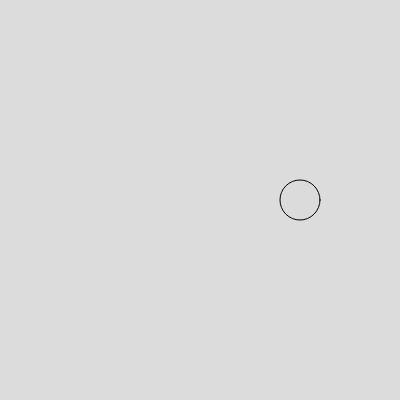
Frame 1 (no input)
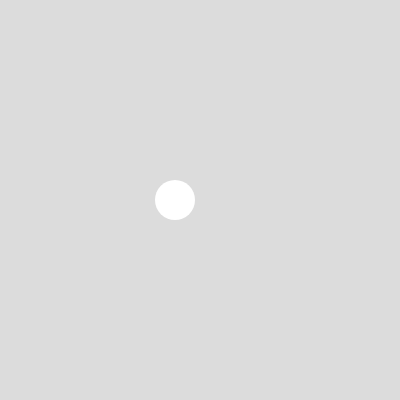
Frame 60 (no input)
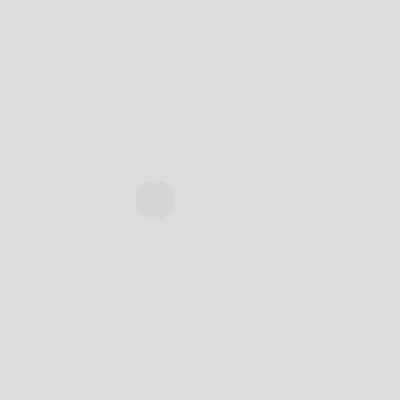
Frame 120 (the mouse pressed at the canvas centre since frame 60)

The p5.js sketch that drew these frames (run headless with seeded random() and noise() and a simulated clock; from frame 60 on, the mouse is pressed at the canvas centre):

// p5.js sketch
// ── sketch.js
// https://editor.p5js.org/jht9629-nyu/sketches/Q0EU9wHN1
// less black in fade
// https://editor.p5js.org/emily_ye03/sketches/tUbiLFnxk

//ICM WK3-5

let x = 300;
let xSpeed = 5;

let colorSpeed = 0.009 * 3;

let r = 20;

function setup() {
  createCanvas(400, 400);
}

function draw() {
  background(220);
  
  let s = sin(frameCount * colorSpeed); // -1 ... 1
  colorChange = map(s, -1.0, 1.0, 180, 255); // -1 ... 1 --> 180 ... 255
  
  // let s = sin(frameCount * colorSpeed) + 1; // 0 ... 2.0
  // colorChange = s * 0.5 * 127 + 127; // 127 ... 255

  // colorChange = s * 0.5 * 127 + 127; // 127 ... 255
  // colorChange = (sin(frameCount*colorSpeed + 1)  / 0.5 * 255);
  // console.log(colorChange);

  fill(colorChange);
  ellipse(x, 200, 40, 40);
  noStroke();
  x += xSpeed;

  // Do this if EITHER condition is true
  if (x > width - r || x < r) {
    xSpeed = -xSpeed;
  }
}
